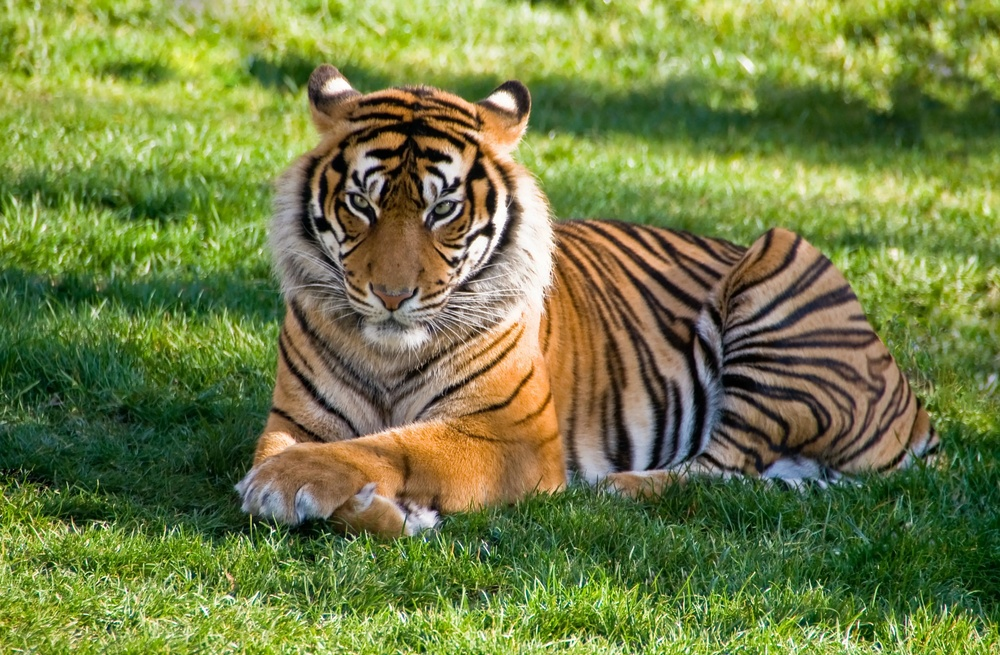
#> input picture images/tiger.jpeg, 1000 x 655 px, shrunk from 3532 x 2312 before the run
$ python -i color_postprocess.py   (imports and definitions only)
#> lines starting #> are read from the running program, lines starting #| are printed output that depends on the picture
"""
core/color_postprocess.py
在色彩映射之后，对图像进行饱和度微调和亮度对比度增强。
仅作用于 HSV 空间，不改变色相，旨在恢复因二色视投影损失的视觉对比度。
"""
import cv2
import numpy as np

def apply_color_postprocess(image: np.ndarray, saturation_boost: float = 1.2) -> np.ndarray:
    """
    增强色彩映射后图像的视觉对比度。
    :param image: 色彩映射后的图像，uint8 RGB
    :param saturation_boost: 饱和度倍增系数，>1 则增强，1 则不变
    :return: 处理后的图像，uint8 RGB
    """
#> called with saturation_boost = 1.2
    # 转到 HSV 空间
    hsv = cv2.cvtColor(image, cv2.COLOR_RGB2HSV).astype(np.float32)
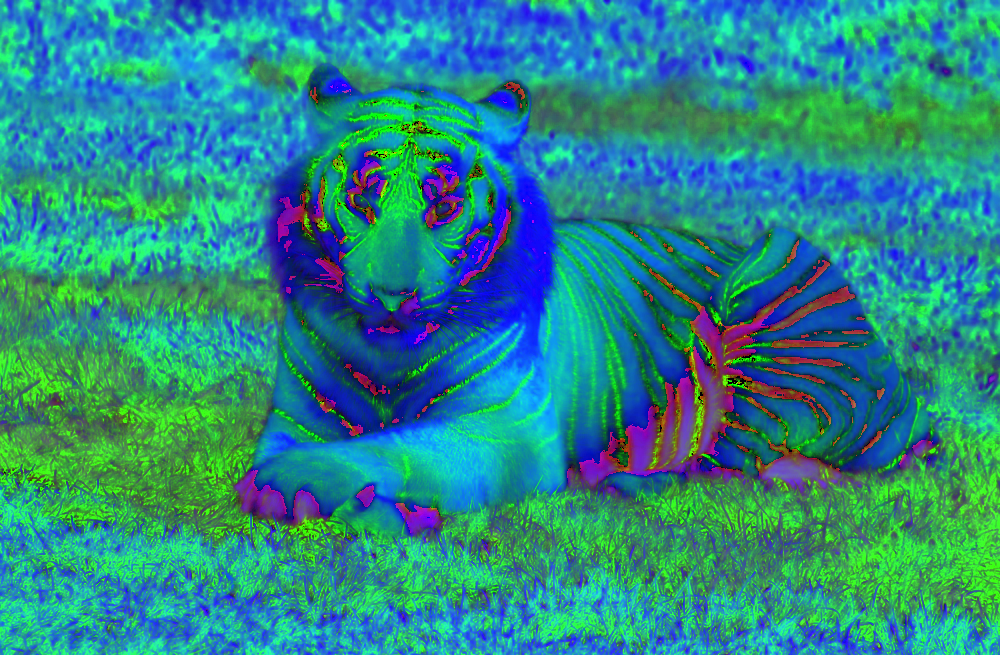
#> hsv: shape (655, 1000, 3) float32; mean R, G, B 40.6, 136.4, 135
    # 分离通道
    h, s, v = cv2.split(hsv)
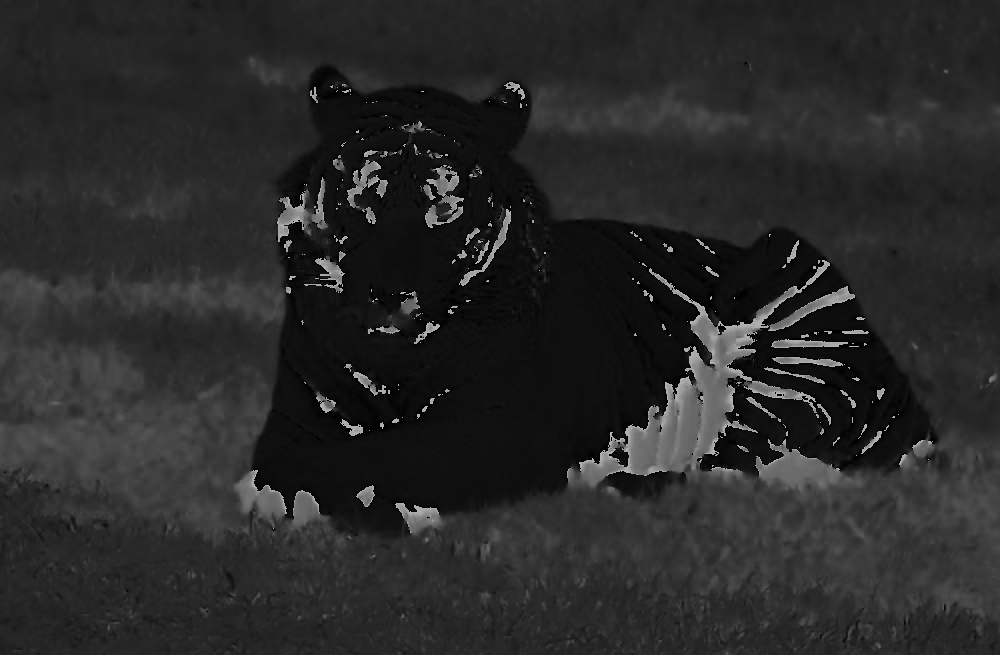
#> h: shape (655, 1000) float32; min 0, max 179, mean 40.6
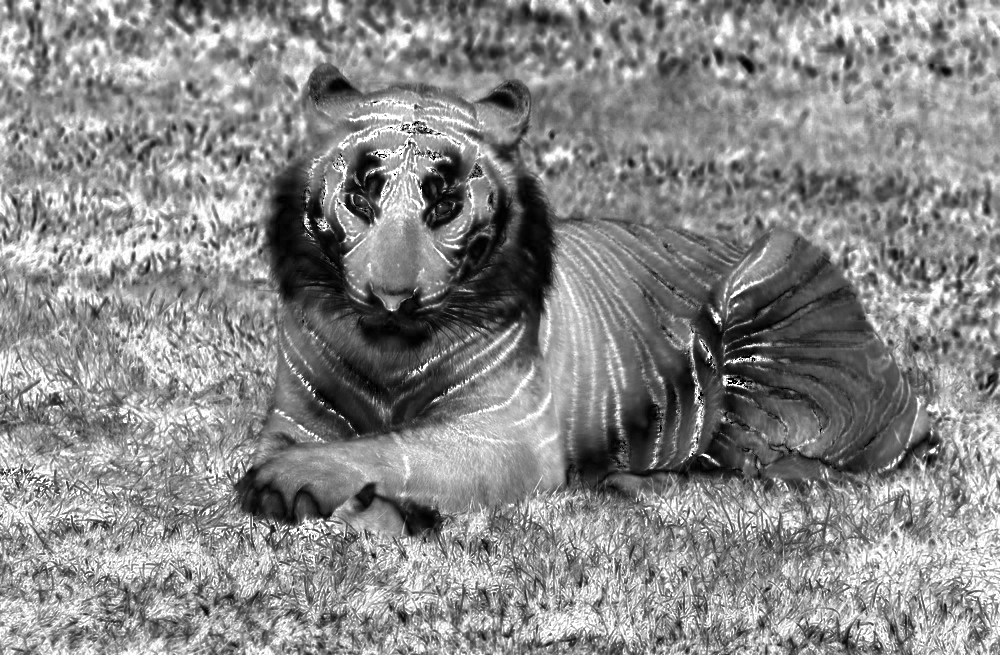
#> s: shape (655, 1000) float32; min 0, max 255, mean 136.4
    # 饱和度增强
    s = np.clip(s * saturation_boost, 0, 255)
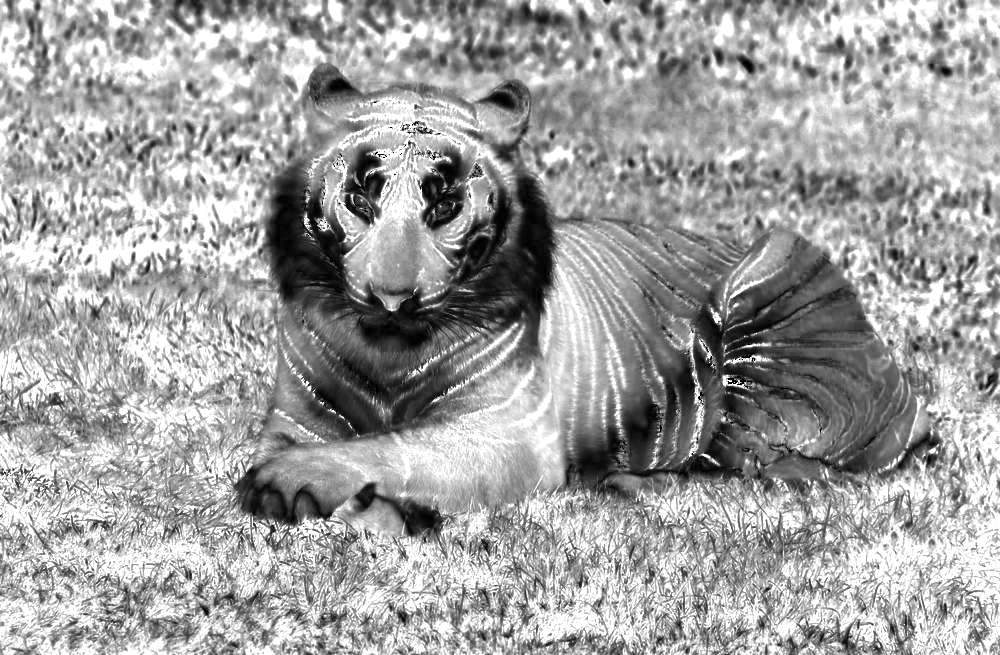
#> s: shape (655, 1000) float32; min 0, max 255, mean 160.9
    # 亮度对比度增强：对 V 通道应用 CLAHE
    v_u8 = v.astype(np.uint8)
    clahe = cv2.createCLAHE(clipLimit=1.0, tileGridSize=(8, 8))
    v_eq = clahe.apply(v_u8)
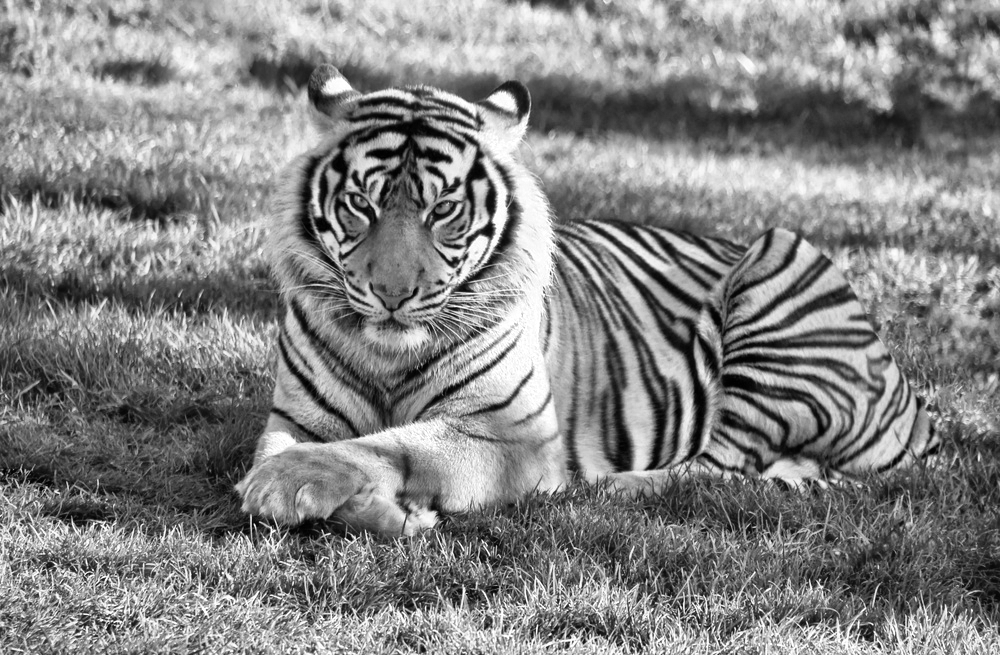
#> v_eq: shape (655, 1000); min 0, max 255, mean 132.3
    # 合并
    hsv_enhanced = cv2.merge([h, s, v_eq.astype(np.float32)])
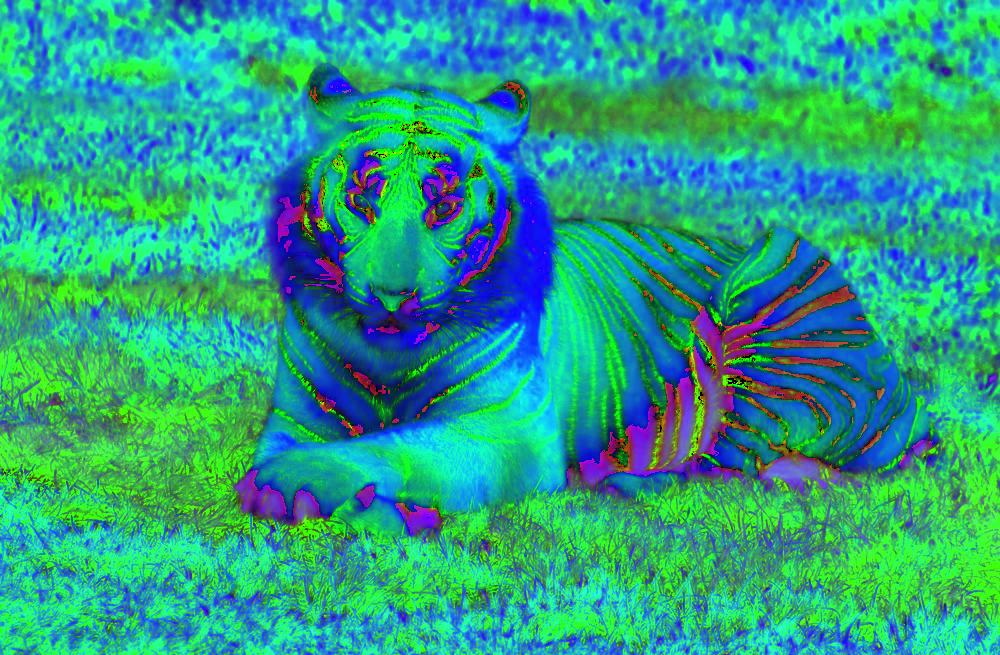
#> hsv_enhanced: shape (655, 1000, 3) float32; mean R, G, B 40.6, 161, 132.3
    # 转回 RGB
    result = cv2.cvtColor(hsv_enhanced.astype(np.uint8), cv2.COLOR_HSV2RGB)
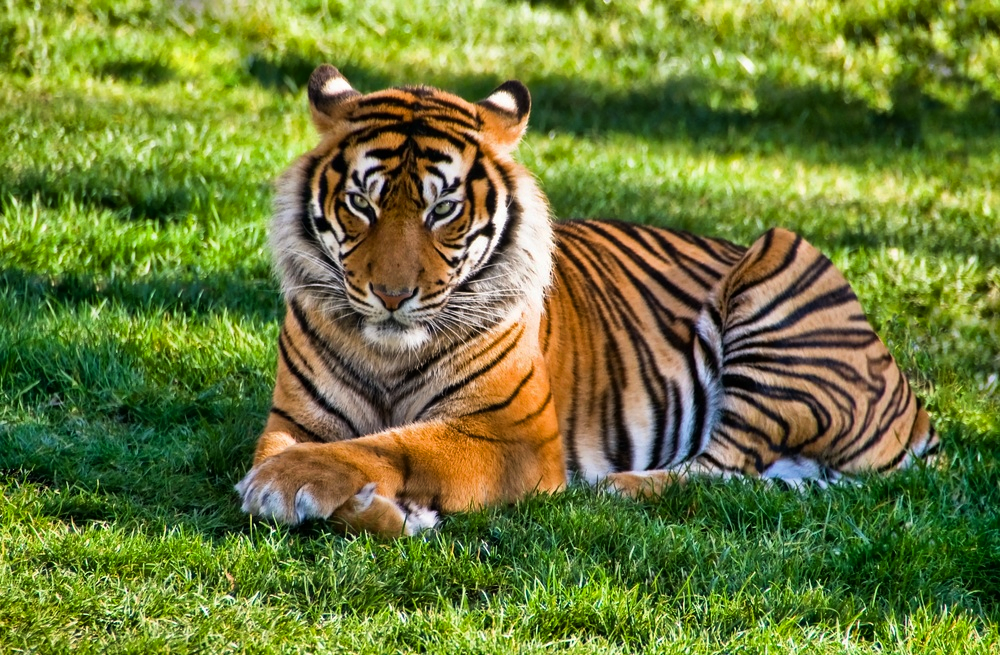
#> result: shape (655, 1000, 3); mean R, G, B 108.6, 122.7, 55.6
    return result

>>> import cv2
>>> picture = cv2.cvtColor(cv2.imread('../images/tiger.jpeg'), cv2.COLOR_BGR2RGB)
>>> result = apply_color_postprocess(picture)

$ run again, on images/yejing_malu.jpeg
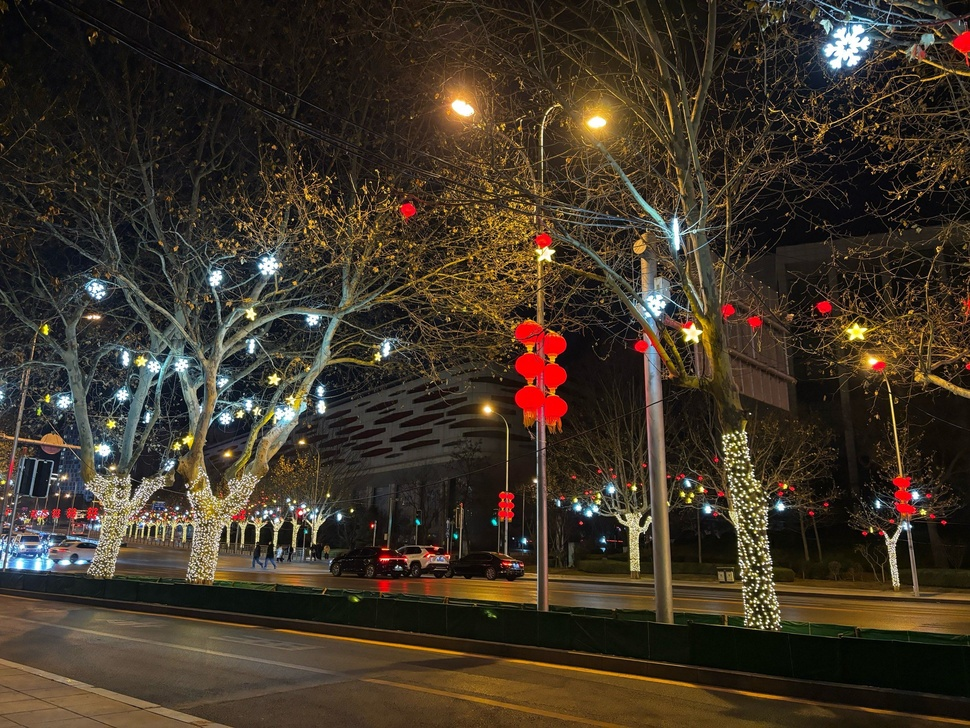
#> input picture images/yejing_malu.jpeg, 970 x 728 px, shrunk from 2730 x 2048 before the run
#> in apply_color_postprocess, `hsv_enhanced = cv2.merge([h, s, v_eq.astype(np.float32)])`:
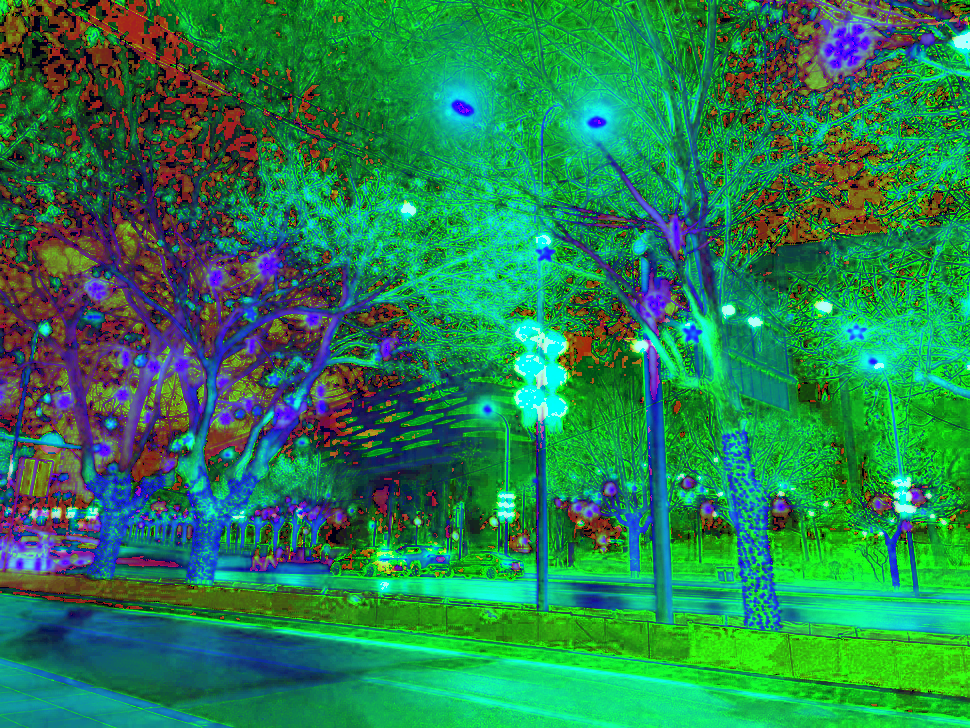
#> hsv_enhanced: shape (728, 970, 3) float32; mean R, G, B 36.7, 130, 79.8
#> in apply_color_postprocess, `result = cv2.cvtColor(hsv_enhanced.astype(np.uint8), cv2.COLOR_HSV2RGB)`:
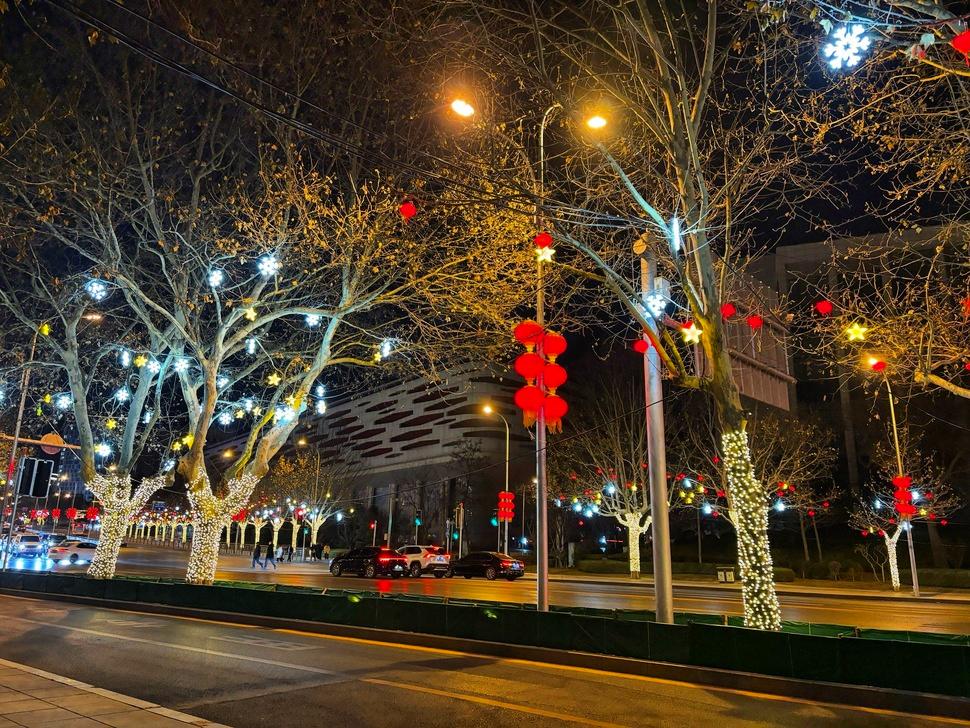
#> result: shape (728, 970, 3); mean R, G, B 76.5, 61.3, 42
